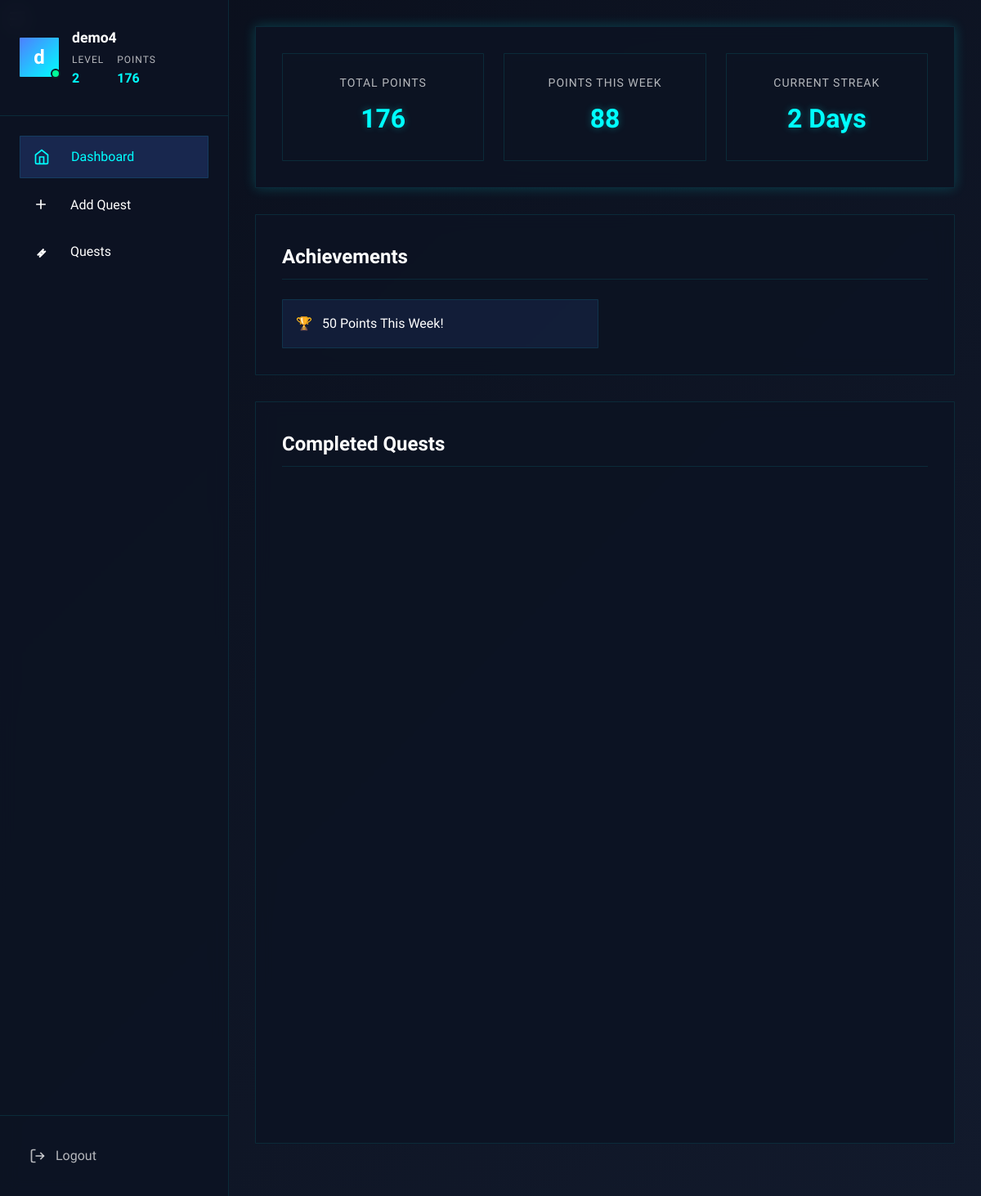
Page /dashboard (signed in) on the committed database.
### app.py (models this page shows, shortened)
class User(db.Model):
    id = db.Column(db.Integer, primary_key=True)
    username = db.Column(db.String(80), unique=True, nullable=False)
    password_hash = db.Column(db.String(120), nullable=False)
    points = db.Column(db.Integer, default=0)
    level = db.Column(db.Integer, default=1)
    quests = db.relationship('Quest', backref='user', lazy=True)
    streak = db.Column(db.Integer, default=0)
    last_completed_date = db.Column(db.DateTime, nullable=True)
    points_this_week = db.Column(db.Integer, default=0)
    achievements = db.Column(db.Text, default="")
    daily_quests = db.relationship('DailyQuestAssignment', backref='user', lazy=True)
    last_daily_quest_date = db.Column(db.Date, nullable=True)
    ACHIEVEMENTS = {
            'WEEK_WARRIOR': {
                'id': 'WEEK_WARRIOR',
                'name': '100 Points This Week!',
                'condition': lambda user: user.points_this_week >= 100
            },
            'STREAK_MASTER': {
                'id': 'STREAK_MASTER',
                'name': '7-Day Streak Achieved!',
                'condition': lambda user: user.streak >= 7
            },
            'LEVEL_MASTER': {
                'id': 'LEVEL_MASTER',
                'name': 'Level Master!',
                'condition': lambda user: user.points >= 1000
            },
            'POINTS_PRODIGY': {
                'id': 'POINTS_PRODIGY',
                'name': '500 Points in Total!',
                'condition': lambda user: user.points >= 500
            },
            'WEEK_CHAMPION': {
                'id': 'WEEK_CHAMPION',
                'name': '200 Points This Week!',
                'condition': lambda user: user.points_this_week >= 200
            },
            'STREAK_LEGEND': {
                'id': 'STREAK_LEGEND',
                'name': '14-Day Streak!',
                'condition': lambda user: user.streak >= 14
            },
            'MONTHLY_GRINDER': {
                'id': 'MONTHLY_GRINDER',
                'name': '300 Points in Four Weeks!',
                'condition': lambda user: user.points_this_week >= 300  # Sum up points_this_week over four weeks
            },
            'STREAK_MARATHONER': {
                'id': 'STREAK_MARATHONER',
                'name': '30-Day Streak!',
                'condition': lambda user: user.streak >= 30
            },
            'HALFWAY_HERO': {
                'id': 'HALFWAY_HERO',
                'name': 'Reach Halfway to 1000 Points!',
                'condition': lambda user: user.points >= 500
            },
            'STREAK_STARTER': {
                'id': 'STREAK_STARTER',
                'name': 'First 3-Day Streak!',
                'condition': lambda user: user.streak >= 3
            },
            'WEEK_CONTRIBUTOR': {
                'id': 'WEEK_CONTRIBUTOR',
                'name': '50 Points This Week!',
                'condition': lambda user: user.points_this_week >= 50
            },
            'LIFELONG_LEARNER': {
                'id': 'LIFELONG_LEARNER',
                'name': '2000 Total Points!',
                'condition': lambda user: user.points >= 2000
            }
        }
    def get_achievements(self):
        return [ach.strip() for ach in self.achievements.split(";") if ach.strip()]
    def get_achievement_names(self):
        achievement_ids = self.get_achievements()
        return [self.ACHIEVEMENTS[aid]['name'] for aid in achievement_ids if aid in self.ACHIEVEMENTS]

### app.py (the view)
@app.route('/dashboard')
def dashboard():
    if 'user_id' not in session:
        return redirect(url_for('login'))
    user = User.query.get_or_404(session['user_id'])
    active_quests = Quest.query.filter(
        Quest.user_id == user.id,
        Quest.completed == False,
        ~Quest.tags.like('%"daily"%')
    ).all()
    completed_quests = Quest.query.filter_by(
        user_id=user.id,
        completed=True
    ).all()
    return render_template('dashboard.html',
                         user=user,
                         completed_quests=completed_quests,
                         stats={
                             'total_points': user.points,
                             'points_this_week': user.points_this_week,
                             'streak': user.streak,
                             'achievements': user.get_achievements(),
                             'active_quests': len(active_quests),
                             'completed_quests': len(completed_quests)
                         })

### templates/dashboard.html (shortened to what this page needs)
    {% extends "base.html" %}
    {% block content %}
        <div class="dashboard-header">
            <div class="stats-overview">
                <div class="stat-card">
                    <div class="stat">
                        <span class="label">Total Points</span>
                        <span class="value">{{ stats.total_points }}</span>
                    </div>
                </div>
                <div class="stat-card">
                    <div class="stat">
                        <span class="label">Points This Week</span>
                        <span class="value">{{ stats.points_this_week }}</span>
                    </div>
                </div>
                <div class="stat-card">
                    <div class="stat">
                        <span class="label">Current Streak</span>
                        <span class="value">{{ stats.streak }} Days</span>
                    </div>
                </div>
            </div>
        </div>
        <section class="achievements-section">
            <h2>Achievements</h2>
            <div class="achievements-list">
                {% if stats.achievements %}
                    <ul>
                        {% for achievement in user.get_achievement_names() %}
                            <li>
                                <span class="achievement-icon">🏆</span>
                                <span class="achievement-text">{{ achievement }}</span>
                            </li>
                        {% endfor %}
                    </ul>
                {% else %}
                    <p class="no-quests">No achievements yet. Complete quests to unlock achievements!</p>
                {% endif %}
            </div>
        </section>
        <section class="completed-quests">
            <h2>Completed Quests</h2>
            <div class="quest-grid-completed">
            </div>
        </section>
    </div>
    {% endblock %}

### templates/base.html (shortened to what this page needs)
    <!DOCTYPE html>
    <html lang="en">
    <head>
        <link rel="stylesheet" href="{{ url_for('static', filename='base.css') }}">
        <link rel="stylesheet" href="{{ url_for('static', filename='dashboard.css') }}">
        <link rel="stylesheet" href="{{ url_for('static', filename='quests.css') }}">
        <link rel="stylesheet" href="{{ url_for('static', filename='add_quests.css') }}">
    </head>
    <body>
        <div class="app-container">
            <button class="nav-toggle" id="nav-toggle" aria-label="Toggle navigation">
            </button>
            <aside class="sidebar" id="sidebar">
                <div class="sidebar-header">
                    <div class="user-profile">
                        <div class="avatar">
                            <span>{{ user.username[0] }}</span>
                            <div class="avatar-status"></div>
                        </div>
                        <div class="user-info">
                            <h3 class="username">{{ user.username }}</h3>
                            <div class="user-stats">
                                <div class="stat">
                                    <span class="label">Level</span>
                                    <span class="value">{{ user.level }}</span>
                                </div>
                                <div class="stat">
                                    <span class="label">Points</span>
                                    <span class="value">{{ user.points }}</span>
                                </div>
                            </div>
                        </div>
                    </div>
                </div>
                <nav class="sidebar-nav">
                    <ul class="nav-list">
                        <li class="nav-item">
                            <a href="{{ url_for('dashboard') }}" class="nav-link {% if request.endpoint == 'dashboard' %}active{% endif %}">
                                <svg xmlns="http://www.w3.org/2000/svg" viewBox="0 0 24 24" fill="none" stroke="currentColor" stroke-width="2">
                                    <path d="M3 9l9-7 9 7v11a2 2 0 0 1-2 2H5a2 2 0 0 1-2-2z"/>
                                    <polyline points="9 22 9 12 15 12 15 22"/>
                                </svg>
                                <span>Dashboard</span>
                            </a>
                        </li>
                        <li class="nav-item">
                            <a href="{{ url_for('add_quest') }}" class="nav-link {% if request.endpoint == 'add_quest' %}active{% endif %}">
                                <svg xmlns="http://www.w3.org/2000/svg" viewBox="0 0 24 24" fill="none" stroke="currentColor" stroke-width="2">
                                    <path d="M12 5v14M5 12h14"/>
                                </svg>
                                <span>Add Quest</span>
                            </a>
                        </li>
                        <li class="nav-item">
                            <a href="{{ url_for('quests') }}" class="nav-link {% if request.endpoint == 'quests' %}active{% endif %}">
                                <svg xmlns="http://www.w3.org/2000/svg" viewBox="0 0 24 24" fill="none" stroke="currentColor" stroke-width="2">
                                    <path d="M12 15l-2 5l9-9l-5 2l2-5l-9 9l5-2z"/>
                                </svg>
                                <span>Quests</span>
                            </a>
                        </li>
                    </ul>
                </nav>
                <div class="sidebar-footer">
                    <a href="{{ url_for('logout') }}" class="logout-link">
                        <svg xmlns="http://www.w3.org/2000/svg" viewBox="0 0 24 24" fill="none" stroke="currentColor" stroke-width="2">
                            <path d="M9 21H5a2 2 0 0 1-2-2V5a2 2 0 0 1 2-2h4"/>
                            <polyline points="16 17 21 12 16 7"/>
                            <line x1="21" y1="12" x2="9" y2="12"/>
                        </svg>
                        <span>Logout</span>
                    </a>
                </div>
            </aside>
            <main class="main-content" id="main-content">
                <div class="content-wrapper">
                    {% block content %}{% endblock %}
                </div>
    </body>
    </html>

### static/base.css (style rules this page uses)
:root { --primary-color: #4d7fff; --secondary-color: #00ffff; --background-color: #0a0f1c; --sidebar-bg: rgba(13, 20, 35, 0.95); --content-bg: rgba(13, 20, 35, 0.75); --text-primary: #ffffff; --text-secondary: rgba(255, 255, 255, 0.7); --border-color: rgba(0, 255, 255, 0.1); --border-glow: 0 0 15px rgba(0, 255, 255, 0.2); --success-color: #00ff99; --warning-color: #ffaa00; --danger-color: #ff4444; --transition: all 0.3s ease; }
* { margin: 0; padding: 0; box-sizing: border-box; }
body { font-family: 'Rajdhani', sans-serif; background: linear-gradient(135deg, var(--background-color), #121a2c); color: var(--text-primary); line-height: 1.6; min-height: 100vh; overflow-x: hidden; }
body { margin: 0; font-family: 'Rajdhani', sans-serif; background-color: #0a0f1c; color: #fff; }
.app-container { display: flex; min-height: 100vh; }
.app-container { display: flex; flex-direction: row; height: 100vh; overflow: hidden; }
.sidebar { width: 250px; background-color: #111827; transition: transform 0.3s ease; position: fixed; top: 0; left: 0; height: 100%; z-index: 20; }
.sidebar { width: 280px; background: var(--sidebar-bg); border-right: 1px solid var(--border-color); display: flex; flex-direction: column; backdrop-filter: blur(10px); transition: var(--transition); z-index: 1000; position: fixed; height: 100vh; left: 0; top: 0; }
.sidebar-header { padding: 2rem 1.5rem; border-bottom: 1px solid var(--border-color); }
.nav-toggle { background: none; border: none; color: #fff; font-size: 1.5rem; position: fixed; z-index: 20; top: 10px; left: 10px; cursor: pointer; }
.main-content { flex: 1; padding: 20px; overflow-y: auto; }
.nav-list { list-style: none; padding: 0; margin: 0; }
.nav-link { display: flex; align-items: center; padding: 10px 15px; color: #fff; text-decoration: none; transition: background 0.3s; }
.nav-link.active, .nav-link:hover { background-color: #1e293b; }
.nav-link svg { margin-right: 10px; }
.sidebar-nav { flex: 1; padding: 1.5rem; }
.nav-list { list-style: none; }
.nav-item { margin-bottom: 0.5rem; }
.nav-link { display: flex; align-items: center; gap: 1rem; padding: 0.75rem 1rem; color: var(--text-primary); text-decoration: none; border-radius: 1px; transition: var(--transition); }
.nav-link svg { width: 20px; height: 20px; stroke: currentColor; }
.nav-link.active { background: rgba(77, 127, 255, 0.2); color: var(--secondary-color); border: 1px solid var(--border-color); }
.sidebar-footer { padding: 1.5rem; border-top: 1px solid var(--border-color); }
.logout-link { display: flex; align-items: center; gap: 0.75rem; color: var(--text-secondary); text-decoration: none; padding: 0.75rem; border-radius: 1px; transition: var(--transition); }
.logout-link svg { width: 20px; height: 20px; stroke: currentColor; }
.main-content { flex: 1; margin-left: 280px; padding: 2rem; transition: var(--transition); }
.content-wrapper { max-width: 1400px; margin: 0 auto; }
.user-profile { display: flex; align-items: center; gap: 1rem; }
.avatar { width: 48px; height: 48px; background: linear-gradient(135deg, var(--primary-color), var(--secondary-color)); border-radius: 1px; display: flex; align-items: center; justify-content: center; font-size: 1.5rem; font-weight: 600; position: relative; }
.avatar-status { position: absolute; bottom: -2px; right: -2px; width: 12px; height: 12px; background: var(--success-color); border: 2px solid var(--sidebar-bg); border-radius: 50%; }
.user-info { flex: 1; }
.username { font-size: 1.1rem; font-weight: 600; margin-bottom: 0.25rem; }
.user-stats { display: flex; gap: 1rem; }
.stat { display: flex; flex-direction: column; }
.stat .label { font-size: 0.75rem; color: var(--text-secondary); text-transform: uppercase; letter-spacing: 1px; }
.stat .value { font-size: 1rem; font-weight: 600; color: var(--secondary-color); }

### static/quests.css (style rules this page uses)
.quests-section, .completed-quests { background: var(--sidebar-bg); border: 1px solid var(--border-color); border-radius: 1px; padding: 2rem; margin-bottom: 2rem; backdrop-filter: blur(10px); }
.quests-section h2, .completed-quests h2 { color: var(--text-primary); margin-bottom: 1.5rem; font-size: 1.5rem; border-bottom: 1px solid var(--border-color); padding-bottom: 0.5rem; }
.quest-grid-completed { display: grid; grid-template-columns: repeat(auto-fill, minmax(300px, 1fr)); gap: 1.5rem; }

### rows in the picture
User: username "d", username "demo4", level "2", points "176"

### other values in the picture
{{ stats.total_points }} "176"
{{ stats.points_this_week }} "88"
{{ stats.streak }} "2"
{{ achievement }} "50 Points This Week!"
